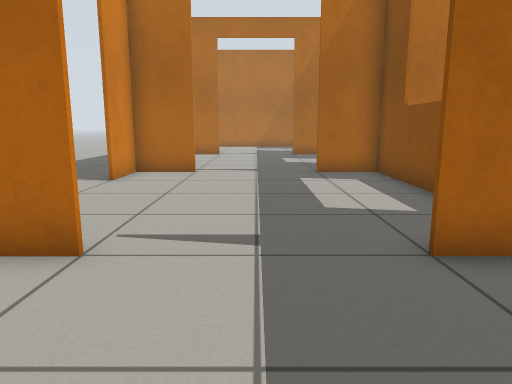
view 1 (above)

16 first-person views from a walk through a Gazebo world. The camera is 0.72 m above the floor, tilts 10° down and sees 70° across. The floor is counted in squares, 0.5 m on a side. Each view is taken from the middle of a square. On the plan, view 1 faces up. The plan holds only what a view shows up to about 16 squares ahead; the rest is blank. The place goes on beyond the plan.

view 2
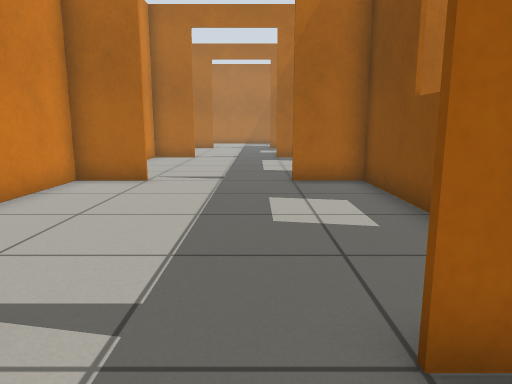

view 3
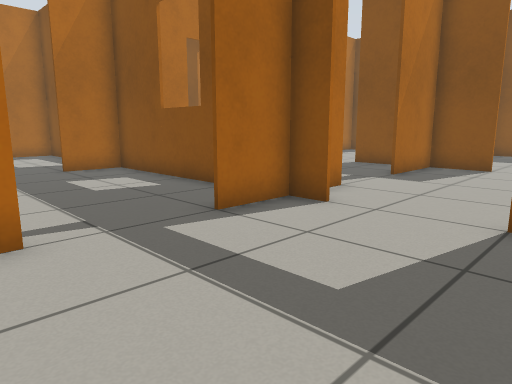

view 4
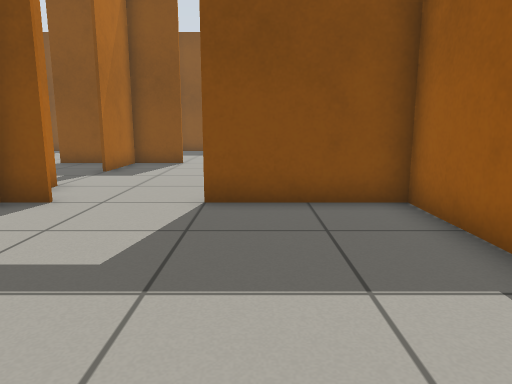

view 5
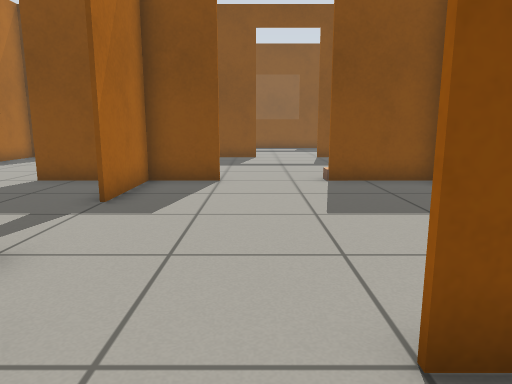

view 6
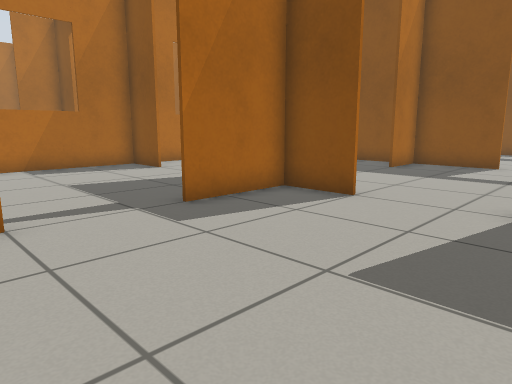

view 7
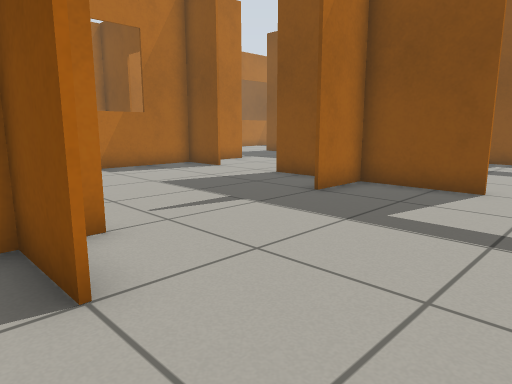

view 8
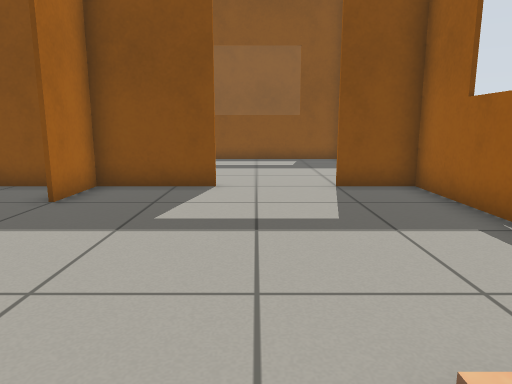

view 9
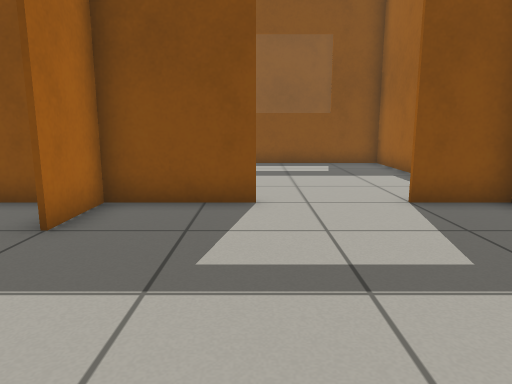

view 10
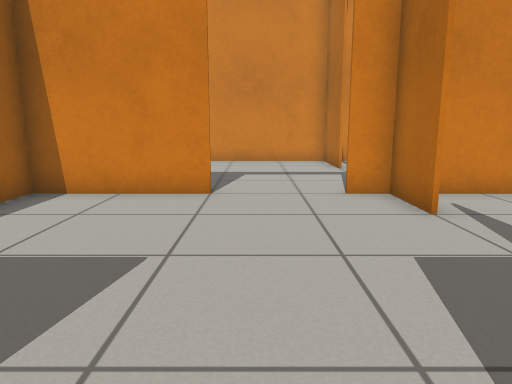

view 11
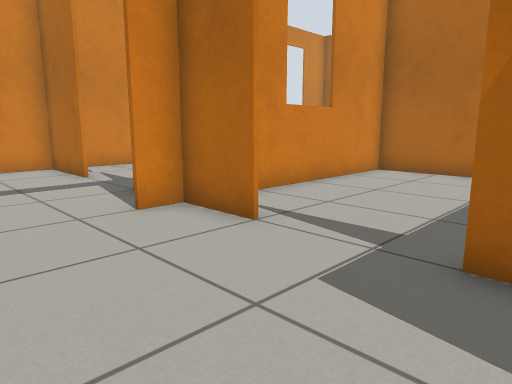

view 12
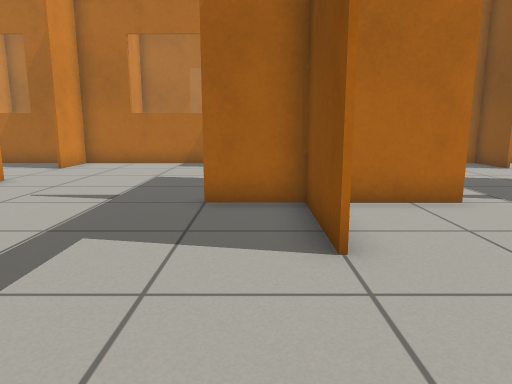

view 13
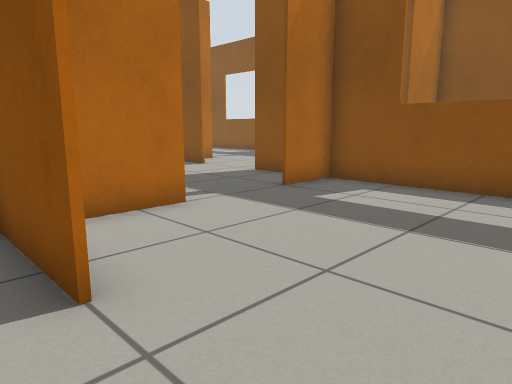

view 14
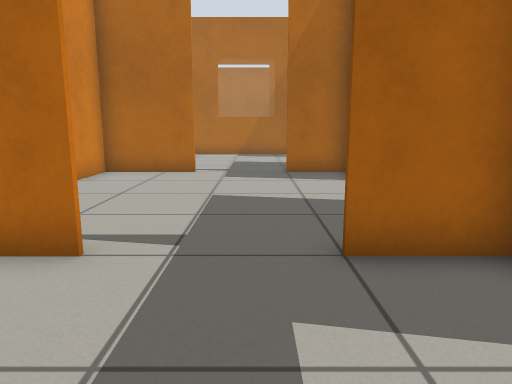

view 15
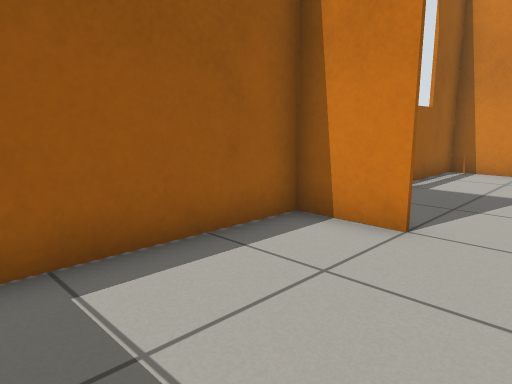

view 16
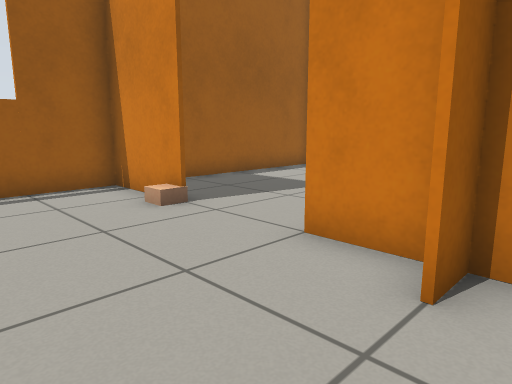

### Floor plan
Key: @ floor where view 1 was taken; # wall or solid block; . floor; W window.
Columns run from 7 left of view 1 to 36 right of it. Each row starts with its distance up from view 1.
 16      .....
 15 ..   .....
 14 ..   .....
 13  ..  .....
 12  ..##....####
 11   .#.......#
 10   .#.......#
  9    ........W
  8    ........W                  ....
  7    ........W                  ....
  6     .......                   ....
  5     .......                   ....
  4    ##....######WW#####WWW#####...###
  3    #.......#.......#.......#.......#
  2    #.......#.......#.......#.......#.
  1    #.......#.........................
  0    #...@...W.........................
 -1    #.......#........................
 -2    #.......#.......#.......# ......#
 -3    #.......#.......#.......# ......#
 -4    ###...####...####.....#####...###    ####
 -5    #.......#.......#.......#.......#       #
 -6    #...............#.......#.......#       #
 -7    #.......................#.......W       #
 -8    #...............................W
 -9    #.......#.......................W
-10       .....#.......#...............#
-11       .....#.......#.......#.......#
-12         ##############WWW###########

Positions as (right, up) in squares from view 1, and headings:
1: (0, 0), facing up
2: (1, -6), facing up
3: (-2, -9), facing up-right
4: (-3, -9), facing right
5: (2, -7), facing right
6: (5, -10), facing up-right
7: (11, -9), facing up-right
8: (11, -8), facing right
9: (13, -7), facing right
10: (12, -7), facing left
11: (10, -8), facing up-left
12: (19, -11), facing up
13: (19, -10), facing up-right
14: (25, -8), facing up
15: (25, -8), facing down-left
16: (16, -3), facing down-left
